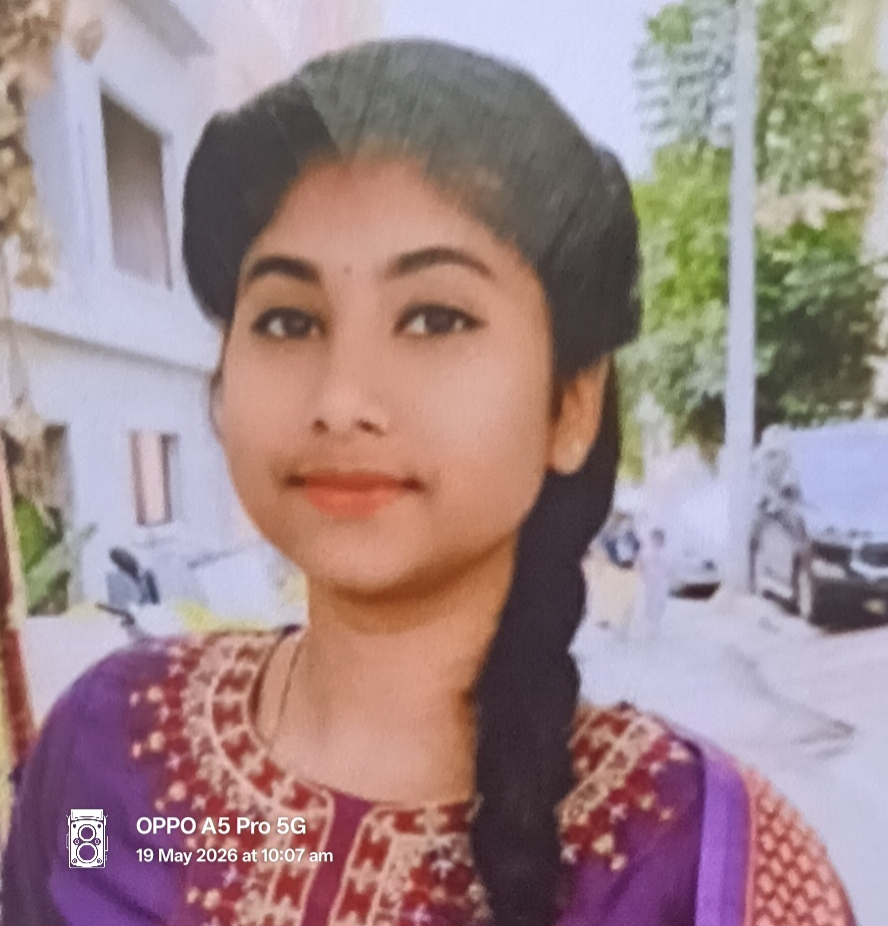
#> input picture backend/faces/Alice.jpg, 888 x 926 px, given in place of the camera
$ python face_recognition.py
#> lines starting #> are read from the running program, lines starting #| are printed output that depends on the picture; after the words box and inside, x2 and y2 are one past the last pixel; in counts of white or black regions, pixels touching at a corner belong together
import cv2
import numpy as np
import csv
from datetime import datetime
import os

# -----------------------------
# Load trained model
# -----------------------------
recognizer = cv2.face.LBPHFaceRecognizer_create()
recognizer.read("trainer.yml")

# -----------------------------
# Face detector
# -----------------------------
face_cascade = cv2.CascadeClassifier(
    cv2.data.haarcascades + "haarcascade_frontalface_default.xml"
)

# -----------------------------
# Label mapping (IMPORTANT: update names here)
# -----------------------------
names = {
    0: "Gagana",
    1: "John",
    2: "Alice"
}

# -----------------------------
# Attendance function
# -----------------------------
def mark_attendance(name):
    file_path = "attendance.csv"

    # create file if not exists
    if not os.path.exists(file_path):
        with open(file_path, "w") as f:
            f.write("name,date,time\n")

    with open(file_path, "r+") as f:
        data = f.readlines()
        recorded_names = []

        for line in data:
            entry = line.split(",")
            if entry[0] != "name":
                recorded_names.append(entry[0])

        if name not in recorded_names:
            now = datetime.now()
            date = now.strftime("%Y-%m-%d")
            time = now.strftime("%H:%M:%S")

            f.writelines(f"{name},{date},{time}\n")

# -----------------------------
# Camera
# -----------------------------
cap = cv2.VideoCapture(0)

print("Camera started... Press Q to exit")

while True:
    ret, frame = cap.read()
#> frame is the input picture: shape (926, 888, 3); mean B, G, R 137.1, 135.8, 159.1
    gray = cv2.cvtColor(frame, cv2.COLOR_BGR2GRAY)
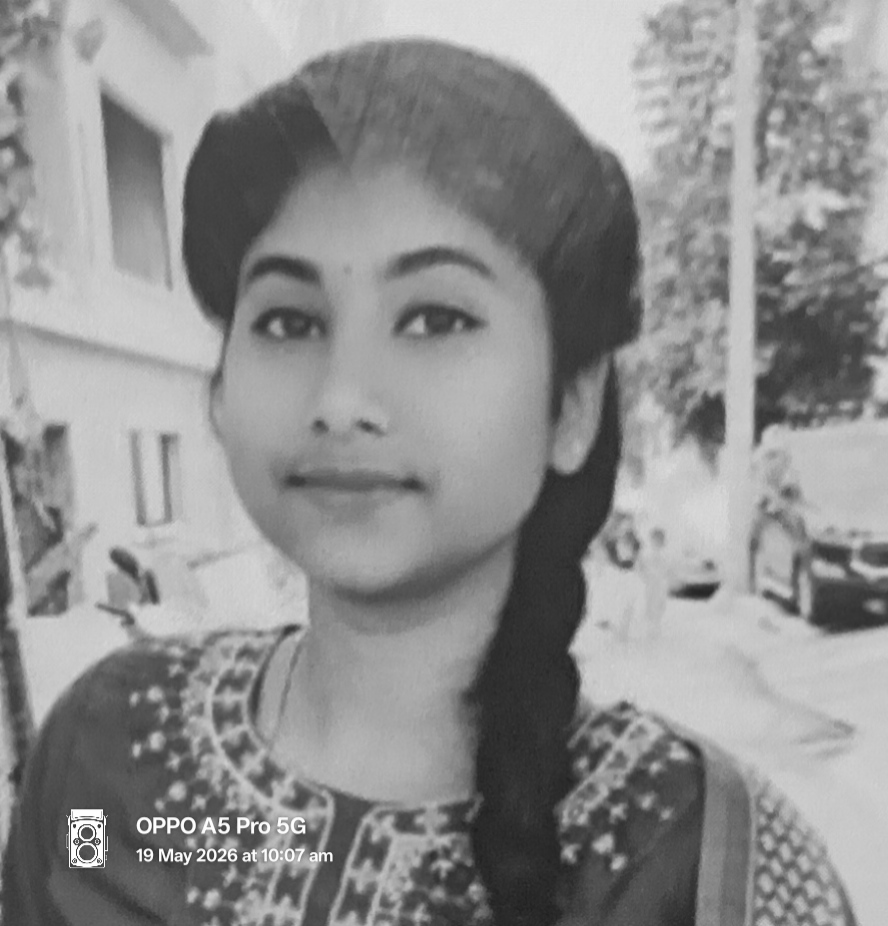
#> gray: shape (926, 888); min 30, max 255, mean 142.9

    faces = face_cascade.detectMultiScale(gray, 1.2, 5)
#> faces = [[137, 145, 449, 449]]

    for (x, y, w, h) in faces:
        roi = gray[y:y+h, x:x+w]

        try:
            label, confidence = recognizer.predict(roi)

            if confidence < 80:
                name = names.get(label, "Unknown")
            else:
                name = "Unknown"

            mark_attendance(name)

            cv2.putText(frame, f"{name}", (x, y-10),
                        cv2.FONT_HERSHEY_SIMPLEX, 0.8, (0, 255, 0), 2)

        except:
            name = "Unknown"

        cv2.rectangle(frame, (x, y), (x+w, y+h), (0, 255, 0), 2)
#> this loop made 1 pass
#> (x, y, w, h, label, confidence, name, file_path in mark_attendance) on pass 1: (137, 145, 449, 449, 0, 1.85, 'Unknown', 'attendance.csv')
#> pass 1, `roi = gray[y:y+h, x:x+w]`:
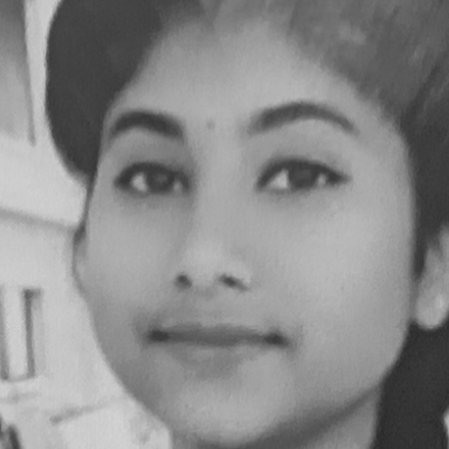
#> roi: shape (449, 449); min 40, max 211, mean 137.7
#> after the loop:
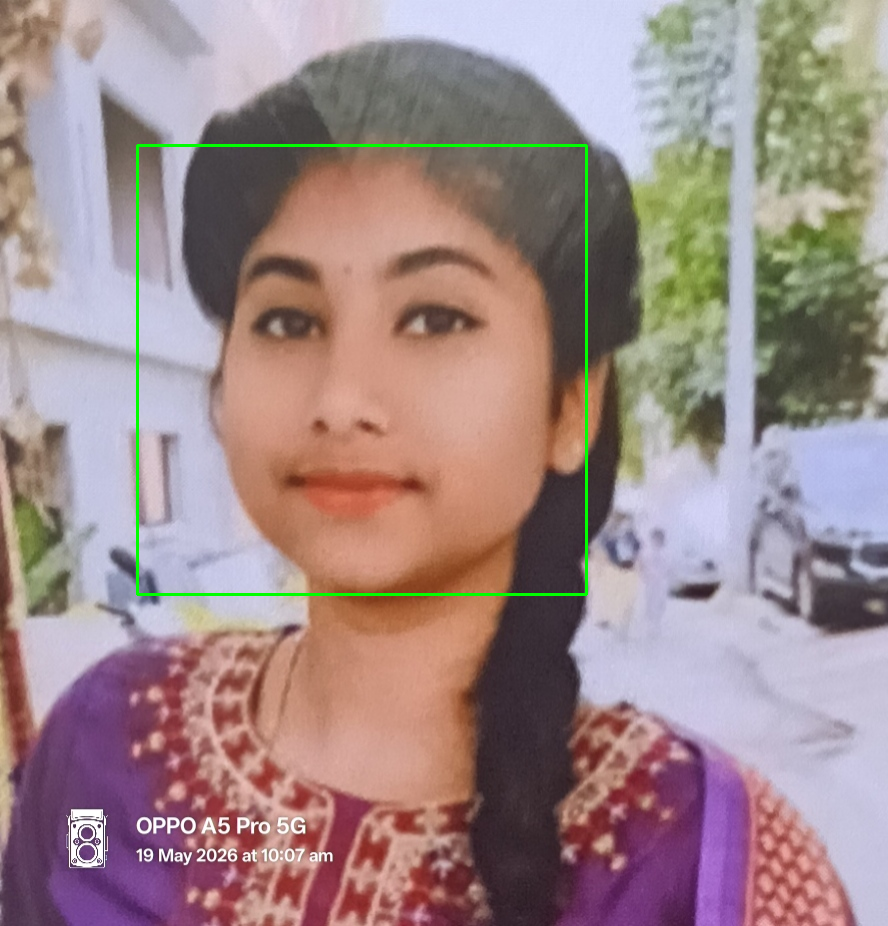
#> frame: shape (926, 888, 3); 0.65% of pixels changed, all inside (x1, y1, x2, y2) = (136, 144, 588, 596)

    cv2.imshow("Face Recognition Attendance System", frame)

    if cv2.waitKey(1) & 0xFF == ord('q'):
#> (key q is pressed here)
        break

cap.release()
cv2.destroyAllWindows()

$ run again, on backend/faces/Gagana.jpg
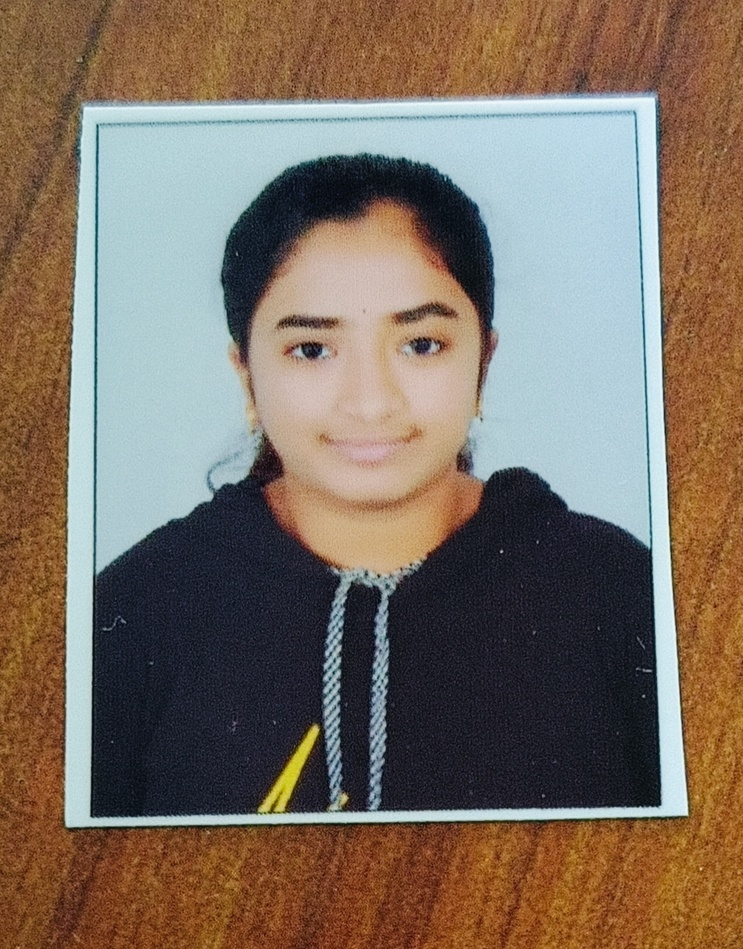
#> input picture backend/faces/Gagana.jpg, 743 x 949 px, shrunk from 1052 x 1343 before the run, given in place of the camera
#> frame is the input picture: shape (949, 743, 3); mean B, G, R 97.5, 110.7, 125.2
#> faces = [[213, 232, 297, 297]]
#> the loop `for (x, y, w, h) in faces:` made 1 pass
#> (x, y, w, h, label, confidence, name, file_path in mark_attendance) on pass 1: (213, 232, 297, 297, 1, 20.68, 'Unknown', 'attendance.csv')
#> pass 1, `roi = gray[y:y+h, x:x+w]`:
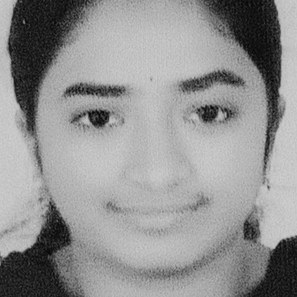
#> roi: shape (297, 297); min 5, max 209, mean 145.9
#> after the loop `for (x, y, w, h) in faces:`:
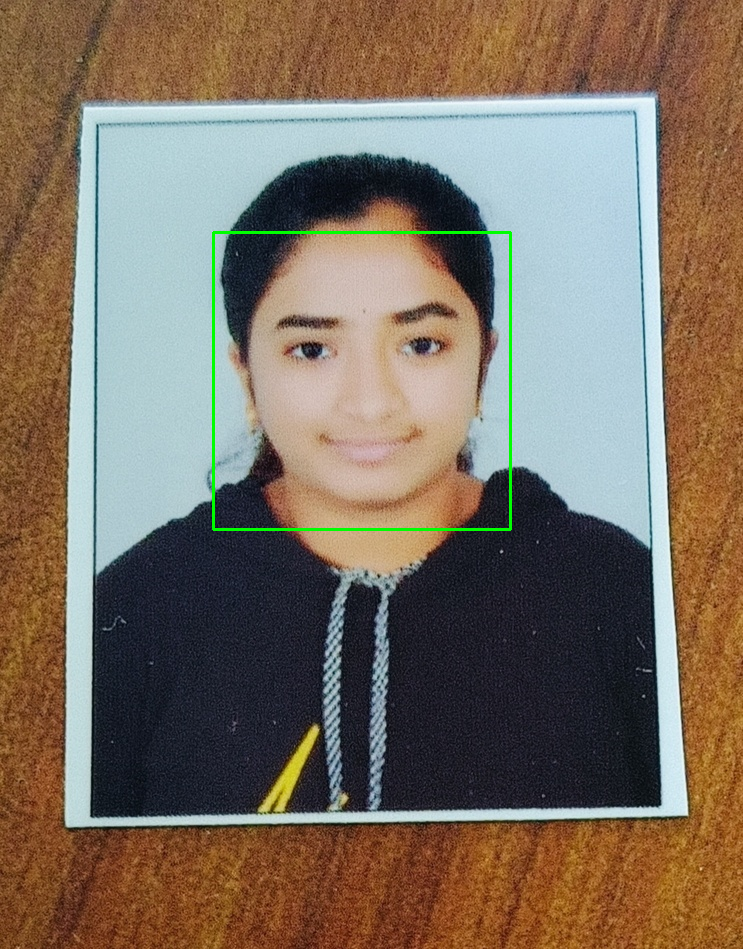
#> frame: shape (949, 743, 3); 0.5% of pixels changed, all inside (x1, y1, x2, y2) = (212, 231, 512, 531)

$ run again, on backend/faces/John.jpg
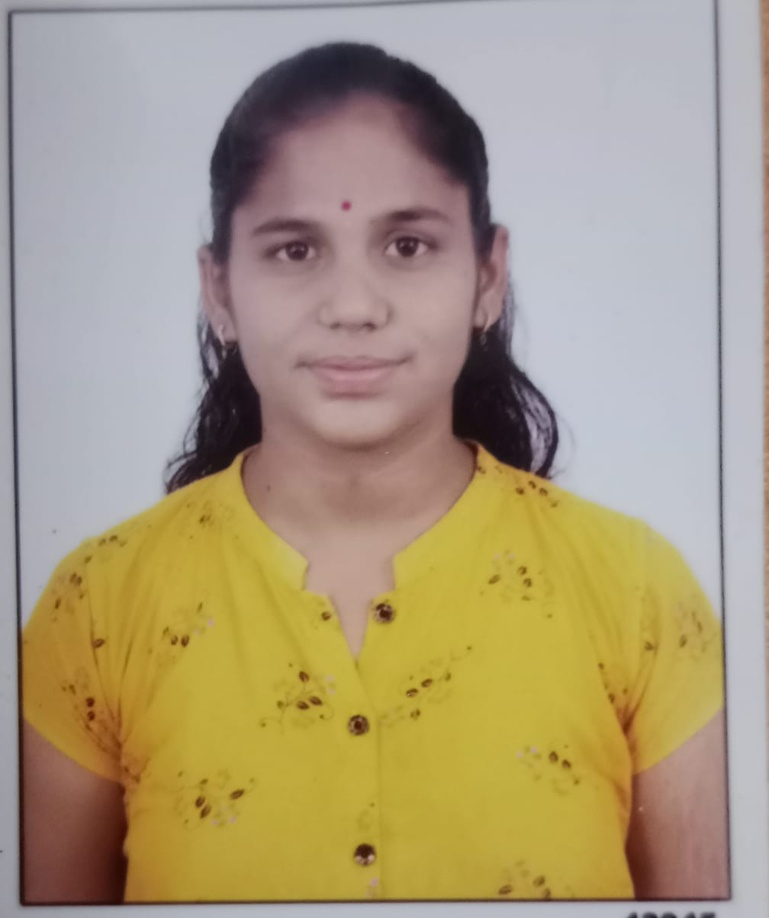
#> input picture backend/faces/John.jpg, 769 x 918 px, shrunk from 1008 x 1204 before the run, given in place of the camera
#> frame is the input picture: shape (918, 769, 3); mean B, G, R 125.1, 154, 169.1
#> faces = [[204, 137, 295, 295]]
#> the loop `for (x, y, w, h) in faces:` made 1 pass
#> (x, y, w, h, label, confidence, name, file_path in mark_attendance) on pass 1: (204, 137, 295, 295, 2, 14.01, 'Unknown', 'attendance.csv')
#> pass 1, `roi = gray[y:y+h, x:x+w]`:
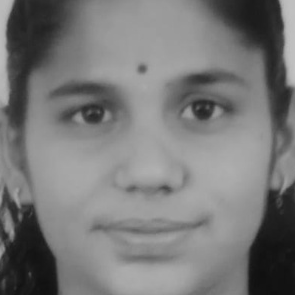
#> roi: shape (295, 295); min 15, max 193, mean 120.2
#> after the loop `for (x, y, w, h) in faces:`:
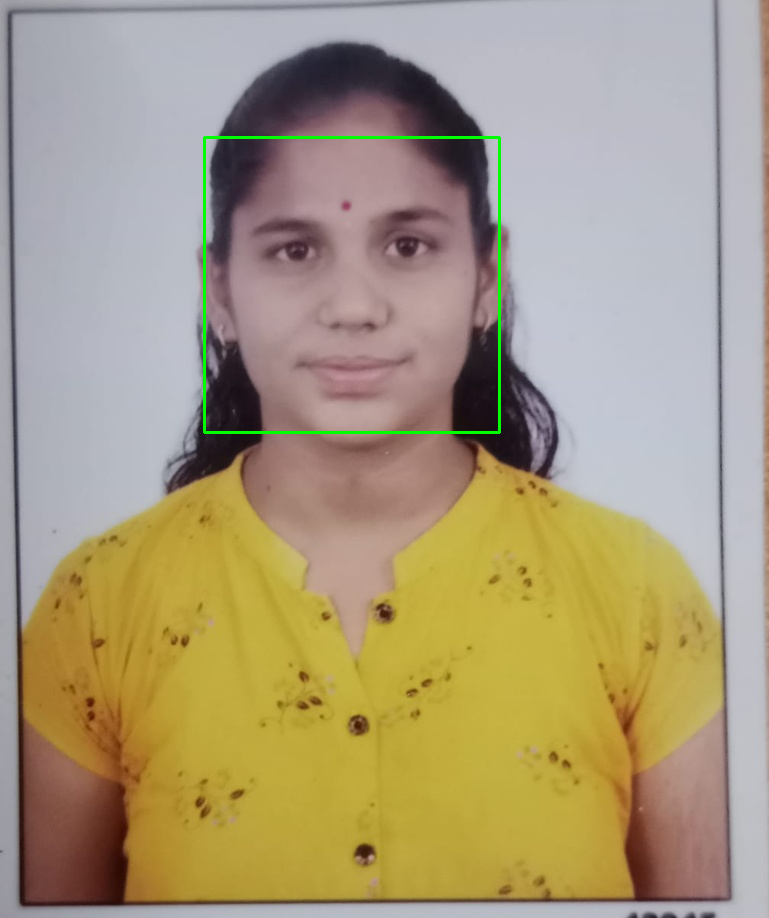
#> frame: shape (918, 769, 3); 0.5% of pixels changed, all inside (x1, y1, x2, y2) = (203, 136, 501, 434)
